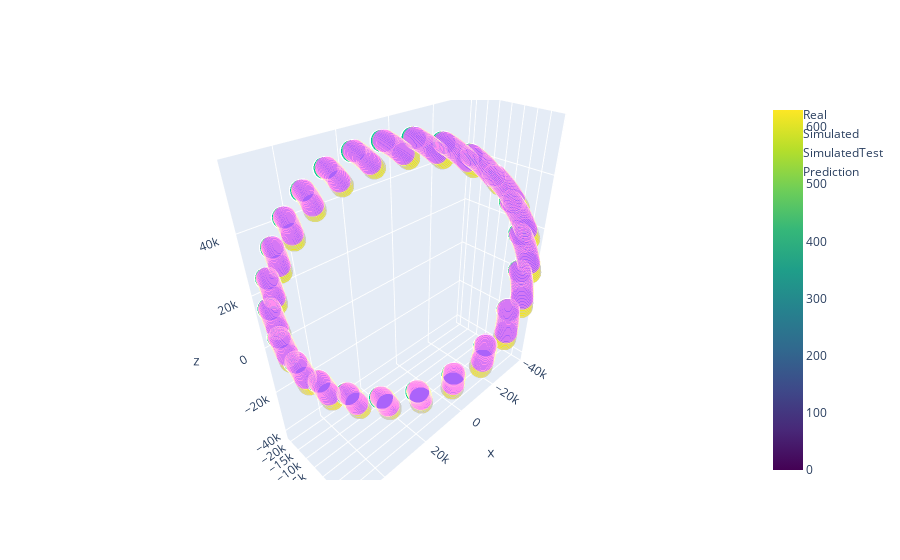

Source (notebook cell):
### Code cell
# Зависимость координат и симулированных координат от времени

x,y,z = satTrain.loc[:, 'x'].values, satTrain.loc[:, 'y'].values, satTrain.loc[:, 'z'].values
xSim,ySim,zSim = satTrain.loc[:, 'x_sim'].values, satTrain.loc[:, 'y_sim'].values, satTrain.loc[:, 'z_sim'].values

xTestSim, yTestSim, zTestSim = satTest.loc[:, 'x_sim'].values, satTest.loc[:, 'y_sim'].values, satTest.loc[:, 'z_sim'].values

xPredicted, yPredicted, zPredicted = satPredicted.loc[:, 'x'].values, satPredicted.loc[:, 'y'].values, satPredicted.loc[:, 'z'].values
fig1 = go.Scatter3d(x=x, 
                    y=y, 
                    z=z, 
                    mode='markers', 
                    marker=dict(
                        #color='rgb(127, 127, 127)',
                        color = np.arange(satTrain.shape[0]),
                        colorscale = 'Viridis',
                        showscale = True,
                        size=8, 
                        symbol='circle', 
                        line=dict(
                            color='rgb(204, 204, 204)',
                            width=0.5),
                        opacity=0.9),
                   name = 'Real')
fig2 = go.Scatter3d(x=xSim, 
                    y=ySim, 
                    z=zSim, 
                    mode = 'markers', 
                    marker=dict(
                        size=8,
                        line=dict(
                            color='rgba(217, 217, 217, 0.14)',
                            width=0.5
                        ),
                    opacity=0.8),
                    name = 'Simulated')

fig3 = go.Scatter3d(x=xTestSim, 
                    y=yTestSim, 
                    z=zTestSim, 
                    mode = 'markers', 
                    marker=dict(
                        size=8,
                        line=dict(
                            color='rgba(255, 87, 123, 0.05)',
                            width=0.5
                        ),
                    opacity=0.8),
                    name = 'SimulatedTest')


fig4 = go.Scatter3d(x=xPredicted, 
                    y=yPredicted, 
                    z=zPredicted, 
                    mode = 'markers', 
                    marker=dict(
                        size=8,
                        line=dict(
                            color='rgba(255, 57, 0, 0.05)',
                            width=0.5
                        ),
                    opacity=0.8),
                    name = 'Prediction')

fig = go.Figure(data = [fig1, fig2, fig3, fig4])
fig.show()

### Figure 1 — Plotly figure (JSON) as saved in the notebook; plotly's stock layout.template omitted (floating-point values rounded to 4 significant figures; data arrays with more than 128 entries replaced by an {"elided": "..."} marker saying what was removed)
{"data": [{"marker": {"color": {"elided": "631 int values"}, "colorscale": [[0, "#440154"], [0.1111, "#482878"], [0.2222, "#3e4989"], [0.3333, "#31688e"], [0.4444, "#26828e"], [0.5556, "#1f9e89"], [0.6667, "#35b779"], [0.7778, "#6ece58"], [0.8889, "#b5de2b"], [1, "#fde725"]], "line": {"color": "rgb(204, 204, 204)", "width": 0.5}, "opacity": 0.9, "showscale": true, "size": 8, "symbol": "circle"}, "mode": "markers", "name": "Real", "type": "scatter3d", "x": {"elided": "631 float values"}, "y": {"elided": "631 float values"}, "z": {"elided": "631 float values"}}, {"marker": {"line": {"color": "rgba(217, 217, 217, 0.14)", "width": 0.5}, "opacity": 0.8, "size": 8}, "mode": "markers", "name": "Simulated", "type": "scatter3d", "x": {"elided": "631 float values"}, "y": {"elided": "631 float values"}, "z": {"elided": "631 float values"}}, {"marker": {"line": {"color": "rgba(255, 87, 123, 0.05)", "width": 0.5}, "opacity": 0.8, "size": 8}, "mode": "markers", "name": "SimulatedTest", "type": "scatter3d", "x": {"elided": "570 float values"}, "y": {"elided": "570 float values"}, "z": {"elided": "570 float values"}}, {"marker": {"line": {"color": "rgba(255, 57, 0, 0.05)", "width": 0.5}, "opacity": 0.8, "size": 8}, "mode": "markers", "name": "Prediction", "type": "scatter3d", "x": {"elided": "504 float values"}, "y": {"elided": "504 float values"}, "z": {"elided": "504 float values"}}], "layout": {}}
